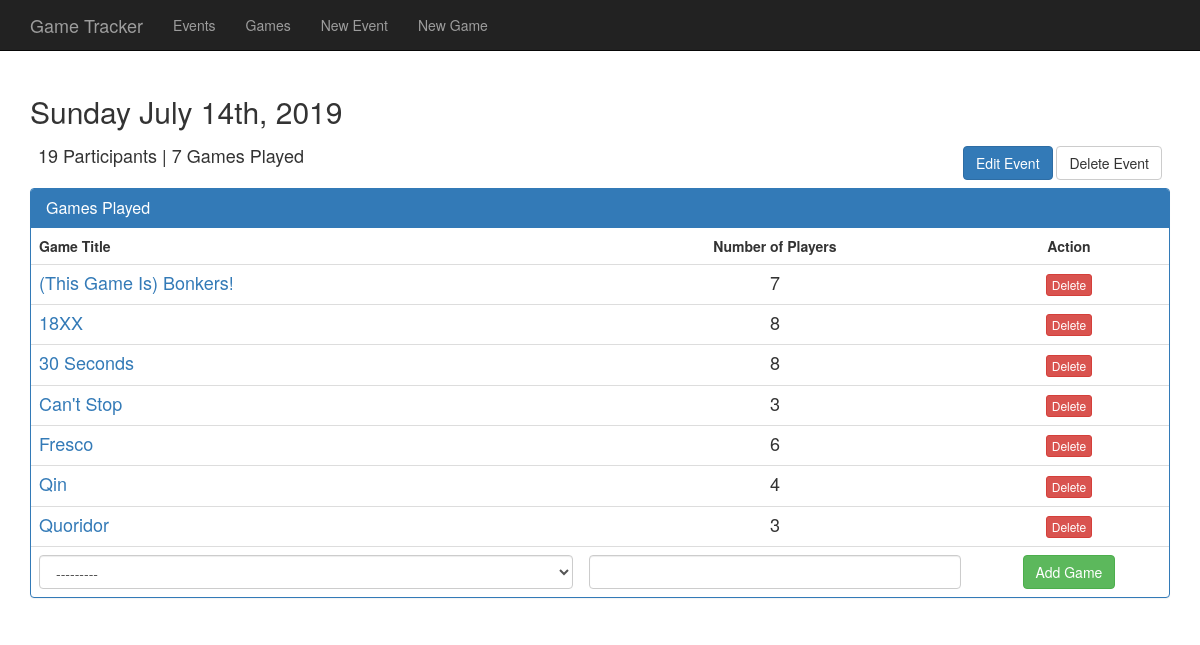
The page /events/231/ on the database its author committed.
### GameTracker/models.py (models this page shows, shortened)
class Event(models.Model):
	date = models.DateField(unique=True)
	player_count = models.PositiveSmallIntegerField(verbose_name='Number of Participants')
	games = models.ManyToManyField(Game, through='PlayedGame')
	def get_played_games(self):
		return PlayedGame.objects.filter(event=self)
	class Meta:
		ordering = ['-date']

class PlayedGame(models.Model):
	event = models.ForeignKey(Event, on_delete=models.CASCADE)
	game = models.ForeignKey(Game, on_delete=models.CASCADE)
	game_player_count = models.PositiveSmallIntegerField()
	class Meta:
		unique_together = ('event','game')
		ordering = ['event','game']

class Game(models.Model):
	title = models.CharField(max_length=256, unique=True)
	in_library = models.BooleanField(default=True,verbose_name='In Demo Library')
	def __str__(self):
		return self.title
	class Meta:
		ordering = ['title']

### GameTracker/views.py (the view)
# urls.py: url(r'^events/(?P<pk>\d+)/$',views.EventDetailView.as_view(),name='event_detail'),
class EventDetailView(DetailView):
	model = Event
	def get(self, request, *args, **kwargs):
		self.object = self.get_object()
		played_game_form = NewPlayedGameForm(self.request.GET or None)
		context = self.get_context_data(**kwargs)
		context['played_game_form'] = played_game_form
		return self.render_to_response(context)

### GameTracker/forms.py
class NewPlayedGameForm(forms.ModelForm):
	class Meta():
		model = PlayedGame
		fields = ['game','game_player_count']
		widgets = {
			'game':forms.Select(attrs={'class':'form-control'}),
			'game_player_count':forms.NumberInput(attrs={'class':'form-control'})
		}

### templates/GameTracker/event_detail.html (shortened to what this page needs)
{% extends 'base.html' %}
{% block body_block %}
	<h2>{{object.date|date:'l F jS, Y'}}</h2>
	<div class="">
		<table class="table borderless">
			<tr>
				<td><span class="h4">{{object.player_count}} Participants | {{object.games.count}} Games Played</span></td>
				<td align="right">
					<a class="btn btn-primary" href="{% url 'GameTracker:event_update' pk=object.pk %}">Edit Event</a>
					<a class="btn btn-default" href="{% url 'GameTracker:event_delete' pk=object.pk %}">Delete Event</a>
				</td>
			</tr>
		</table>
	</div>
	<div class="panel panel-primary">
		<div class="panel-heading">
			<h3 class="panel-title">Games Played</h3>
		</div>
		<table class="table">
			<tr>
				<th>Game Title</th>
				<th class="text-center">Number of Players</th>
				<th class="text-center">Action</th>
			</tr>
			{% if object.games.count != 0 %}
				{% for pg in object.get_played_games %}
				<tr>
					<td><span class="h4"><a href="{% url 'GameTracker:game_detail' pk=pg.game.pk %}">{{pg.game.title}}</a></span></td>
					<td class="text-center"><span class="h4">{{pg.game_player_count}}</span></td>
					<td class="text-center"><a class="btn btn-xs btn-danger" href="{% url 'GameTracker:played_game_delete' pk=pg.pk %}">Delete</a></td>
				</tr>
				{% endfor %}
			{% endif %}
			<tr>
				<form action="{% url 'GameTracker:played_game_new' pk=object.pk %}" method="POST">
					<td>{{played_game_form.game}}</td>
					<td class="text-center">{{played_game_form.game_player_count}}</td>
					<td class="text-center"><button type="submit" class="btn btn-success">Add Game</button></td>
				</form>
			</tr>
		</table>
	</div>
{% endblock %}

### static/css/GameTracker.css (style rules this page uses)
.navbar, { font-size: 1.25em; }
.table { margin-bottom: 0; }
.borderless td, .borderless th { border: none !important; }

### rows shown on the page
Event: date "Sunday July 14th, 2019", player_count "19", games.count "7"
PlayedGame: game "(This Game Is) Bonkers!", game_player_count "7"
PlayedGame: game "18XX", game_player_count "8"
PlayedGame: game "30 Seconds", game_player_count "8"
PlayedGame: game "Fresco", game_player_count "6"
PlayedGame: game "Qin", game_player_count "4"
PlayedGame: game "Quoridor", game_player_count "3"
